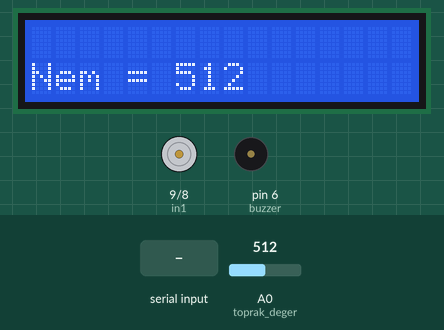
A sketch run on a simulated Arduino Uno, built with avr-gcc and run on an emulated ATmega328P. Parts: 16×2 character LCD, motor-driver pin pairs drawn as motors (green arrow = first pin HIGH = forward, orange = second pin HIGH = backward, longer = more drive), buzzer (waves = sounding, pin HIGH). Inputs (shaded band) come from the test bench; at power-on: A0 (toprak_deger) = 512.

Above: at 1.2 s.
1.3 s: "1" received over the second serial link
At 2.2 s:
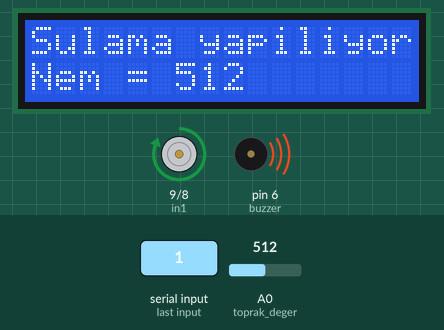
2.8 s: A0 (toprak_deger) set to 490
At 3.3 s:
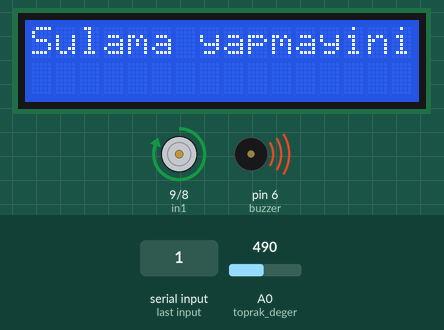
5.8 s: "0" received over the second serial link
At 6.9 s:
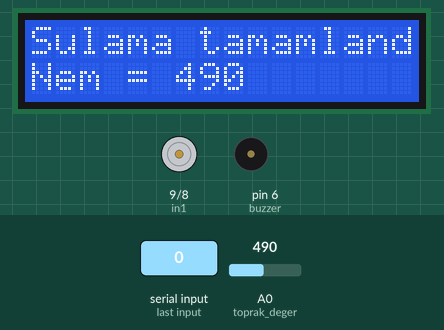
7.3 s: A0 (toprak_deger) set to 682
At 7.8 s:
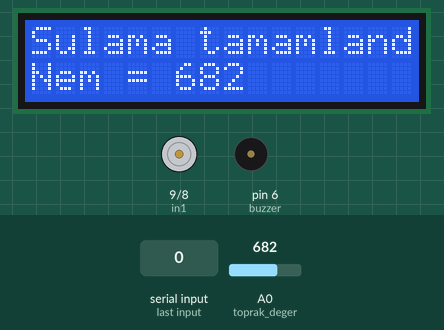
8.8 s: A0 (toprak_deger) set to 710
At 10.0 s:
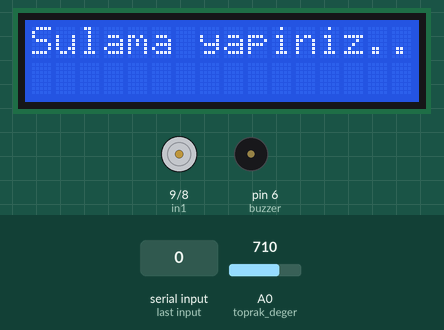
10.3 s: A0 (toprak_deger) set to 690
At 10.7 s:
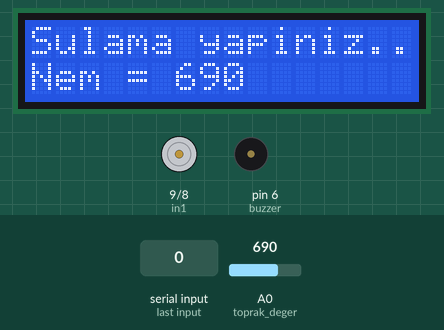
Timing chart, 0 to 12.8 s (numbered marks = the images above; inputs shaded):
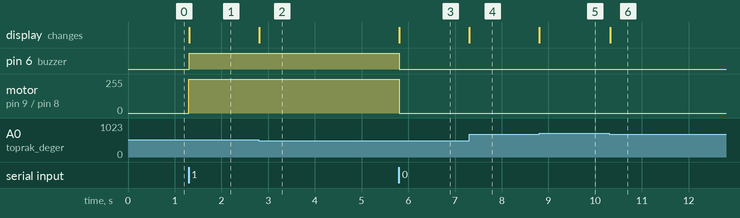

The sketch:

sulamaarduino.ino
```cpp
#include <LiquidCrystal.h> /* LCD kullanýmý için kütüphane dahil edilmelidir. */
#include <SoftwareSerial.h>/*Bluetooth kullanimi için kütüphane dahil edilmelidir.*/
#include <AFMotor.h>/*Motor sürücü için kütüphane dahil edilmelidir.*/
SoftwareSerial Genotronex(0, 1); /* RX, TX.*/
int data;/*Gerekli Tanýmlamalar*/
int in1=9;
int in2=8;
int buzzer=6;
char BluetoothData;
const int toprak_deger=A0;
int olcum_sonucu;
int kontrol = 0;
LiquidCrystal lcd(12, 11, 5, 4, 3, 2); /* LCD'nin baðlandýðý Arduino pinleri. */
void setup()
{
 lcd.begin(16, 2); /* Kullandýðýmýz LCD'nin sütun ve satýr sayýsýný belirtmeliyiz.*/

 pinMode(6,OUTPUT);/*Gerekli pin çýkýþlarý*/
 pinMode(in1,OUTPUT);
 pinMode(in2,OUTPUT);
 Genotronex.begin(9600);/*Seri iletiþimi baþlatýr.*/
 Serial.begin(9600);
}
void loop()
{
  if (Genotronex.available())/*Bluetooth nesne kontrolü.*/
  {
   BluetoothData=Genotronex.read();/*Bluetooth deðerini okuyoruz.*/

    if (BluetoothData=='1') /*Sula butonuna basýlýrsa.*/
{
      digitalWrite(in1,HIGH);/*Motorun dönme iþlemi.*/
      digitalWrite(in2,LOW);
      lcd.clear();/*LCD temizleme.*/
      lcd.print("Sulama yapiliyor...");
      digitalWrite(buzzer,HIGH);/*Buzzer çalýþmasý.*/
      kontrol = 1;/*Nem aralýðý için komtrol deðeri.*/
     }
    else if(BluetoothData=='0')/*Sulamayý durdur butonuna basýlýrsa*/
    {
      digitalWrite(in1,LOW);/*Motoru durdurma iþlemi*/
      digitalWrite(in2,LOW);
      lcd.clear();/*LCD temizleme.*/
      digitalWrite(buzzer,LOW);/*Buzzer durdurulmasý.*/
      lcd.print("Sulama tamamlandi...");
      kontrol = 0;/*Nem aralýðý için komtrol deðeri.*/
    }
  }

  lcd.setCursor(0, 1); /*Ýmlecin yeri 1. satýr 0. sütun olarak ayarlandý.*/
  olcum_sonucu=analogRead(toprak_deger);/*Analog pininden deðer okunmasý.*/
  lcd.print("Nem = ");
  lcd.print(olcum_sonucu);/*Sensörden okunan deðer sonucunun yazdýrýlmasý.*/
  if(olcum_sonucu<=500 && kontrol ==1)/*Sulama için gerekli kontrol.*/
  {
    lcd.clear();/*LCD temizleme.*/
    lcd.print("Sulama yapmayiniz...");
  }
  else if(kontrol == 0 && olcum_sonucu >= 700 )/*Sulama için gerekli kontrol.*/
  {
    lcd.clear();/*LCD temizleme.*/
    lcd.print("Sulama yapiniz..."); }}	
```

Measured:
- the behaviour switches between 501 and 500 on A0 (toprak_deger) (found by bisection; images 1 and 2)
- the behaviour switches between 699 and 700 on A0 (toprak_deger) (found by bisection; images 4 and 5)
- after the input at 1.3 s, pin 6 (buzzer): LOW → HIGH at once; motor on pin 9 (in1) / pin 8 (in2): stopped → forward 255/255 at once; the display: changes at once (image 1)
- after the input at 2.8 s, the display: changes at once (image 2)
- after the input at 5.8 s, pin 6 (buzzer): HIGH → LOW at once; motor on pin 9 (in1) / pin 8 (in2): forward 255/255 → stopped at once; the display: changes at once (image 3)
- after the input at 7.3 s, the display: changes at once (image 4)
- after the input at 8.8 s, the display: changes at once (image 5)
- after the input at 10.3 s, the display: changes at once (image 6)
